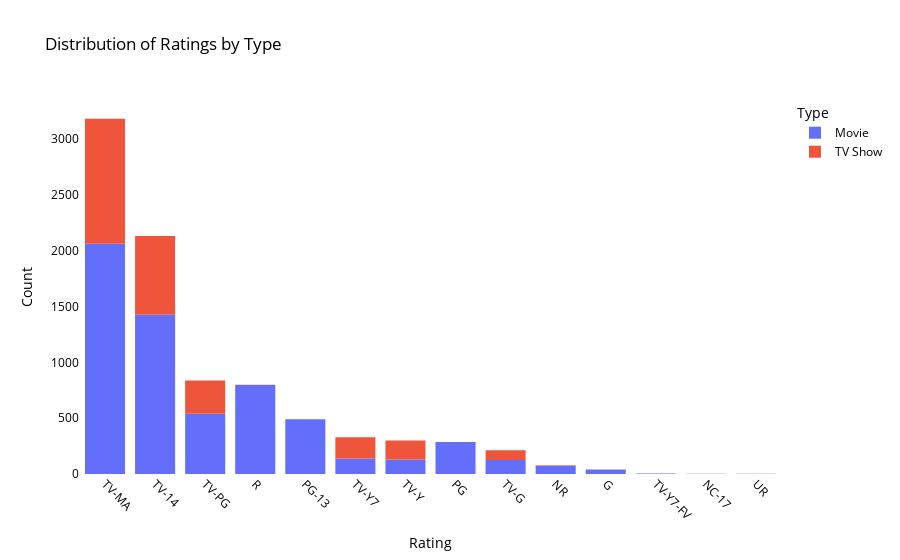

The cell this chart's notebook holds for it:
### Markdown cell above
## Key Insights

1. **TV-MA Dominance**:
   - The largest category by far is TV-MA, with over 3000 shows. This indicates a significant proportion of content is intended for mature audiences.

2. **Popular Ratings**:
   - TV-14 is the second most common rating, with about 2200 shows. This suggests a substantial amount of content aimed at teenagers.
   - TV-PG and R follow, with counts between 500 and 1000. This shows a decent amount of content suitable for general audiences and restricted audiences.

3. **Less Common Ratings**:
   - PG-13, TV-Y7, TV-Y, and PG have moderate counts, indicating a mix of content for younger audiences and general audiences.
   - TV-G, NR, and G ratings have the least number of shows, suggesting less content targeted specifically for general or younger audiences.

4. **Minimal Categories**:
   - TV-Y7-FV, NC-17, and UR have very few shows, indicating these ratings are rarely assigned.

## Summary

- **Most Common Rating**: TV-MA
- **Second Most Common**: TV-14
- **Moderate Presence**: TV-PG, R, PG-13, TV-Y7, TV-Y, PG
- **Least Common**: TV-G, NR, G, TV-Y7-FV, NC-17, UR

## Potential Reasons

- **Adult-Oriented Content**: The predominance of TV-MA suggests a focus on mature content, possibly due to higher demand or profitability.
- **Broad Audience Appeal**: The significant number of TV-14 and TV-PG shows indicates efforts to cater to teenage and general audiences.
- **Limited Family/General Content**: Fewer shows with TV-G and G ratings suggest less emphasis on content specifically for children and families.

### Code cell
rating_order = df['rating'].value_counts().index

 
fig = px.histogram(df, x='rating', color='type', 
                   category_orders={'rating': rating_order},
                   title='Distribution of Ratings by Type',
                   labels={'rating': 'Rating', 'count': 'Count', 'type': 'Type'})

 
fig.update_layout(
    xaxis_title='Rating',
    yaxis_title='Count',
    legend_title='Type',
    plot_bgcolor='white',
    paper_bgcolor='white',
    font=dict(color='black'),
    xaxis=dict(
        tickangle=45  
    )
)

# Show the plot
fig.show()

### Figure 1 — Plotly figure (JSON) as saved in the notebook; plotly's stock layout.template omitted (floating-point values rounded to 4 significant figures; data arrays with more than 128 entries replaced by an {"elided": "..."} marker saying what was removed)
{"data": [{"alignmentgroup": "True", "bingroup": "x", "hovertemplate": "Type=Movie<br>Rating=%{x}<br>count=%{y}<extra></extra>", "legendgroup": "Movie", "marker": {"color": "#636efa", "pattern": {"shape": ""}}, "name": "Movie", "offsetgroup": "Movie", "orientation": "v", "showlegend": true, "type": "histogram", "x": {"elided": "6126 str values"}, "xaxis": "x", "yaxis": "y"}, {"alignmentgroup": "True", "bingroup": "x", "hovertemplate": "Type=TV Show<br>Rating=%{x}<br>count=%{y}<extra></extra>", "legendgroup": "TV Show", "marker": {"color": "#EF553B", "pattern": {"shape": ""}}, "name": "TV Show", "offsetgroup": "TV Show", "orientation": "v", "showlegend": true, "type": "histogram", "x": {"elided": "2576 str values"}, "xaxis": "x", "yaxis": "y"}], "layout": {"barmode": "relative", "font": {"color": "black"}, "legend": {"title": {"text": "Type"}, "tracegroupgap": 0}, "paper_bgcolor": "white", "plot_bgcolor": "white", "title": {"text": "Distribution of Ratings by Type"}, "xaxis": {"anchor": "y", "categoryarray": ["TV-MA", "TV-14", "TV-PG", "R", "PG-13", "TV-Y7", "TV-Y", "PG", "TV-G", "NR", "G", "TV-Y7-FV", "NC-17", "UR"], "categoryorder": "array", "domain": [0, 1], "tickangle": 45, "title": {"text": "Rating"}}, "yaxis": {"anchor": "x", "domain": [0, 1], "title": {"text": "Count"}}}}
